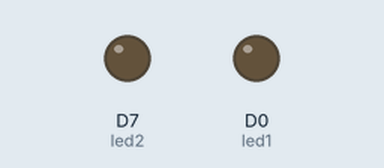
A sketch run on a simulated ESP8266 (NodeMCU). Shown: output pins drawn as LEDs (lit = HIGH).

Above: at 1.2 s.
At 10.9 s:
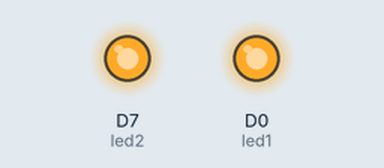
Timing chart, 0 to 11.4 s (numbered marks = the images above):
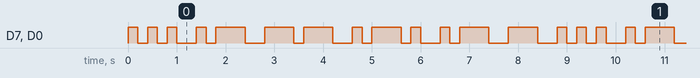

Measured:
- by itself, D7 (led2), D0 (led1): moves between LOW and HIGH, repeating every 8.8 s
- by itself, everything shown: repeats every 8.8 s, in 26 steps

The sketch:

morse.ino
```cpp
//initialising led pins
int led1 = D0;
int led2 = D7;

void setup() {
  pinMode(led1, OUTPUT);
  pinMode(led2, OUTPUT);
}
//dot and dash for morse
void light_on_dot(){
  digitalWrite(led1, HIGH);
  digitalWrite(led2, HIGH);
  delay(200);
  digitalWrite(led1, LOW);
  digitalWrite(led2, LOW);
  delay(200);
}
void light_on_dash(){
  digitalWrite(led1, HIGH);
  digitalWrite(led2, HIGH);
  delay(600);
  digitalWrite(led1, LOW);
  digitalWrite(led2, LOW);
  delay(200);
}

void loop() {
    //s
    light_on_dot();
    light_on_dot();
    light_on_dot();
    delay(200);

    //a
    light_on_dot();
    light_on_dash();
    delay(200);

    //m
    light_on_dash();
    light_on_dash();
    delay(200);

    //r
    light_on_dot();
    light_on_dash();
    light_on_dot();
    delay(200);

    //a
    light_on_dot();
    light_on_dash();
    delay(200);

    //t
    light_on_dash();
    delay(200);
}
```
